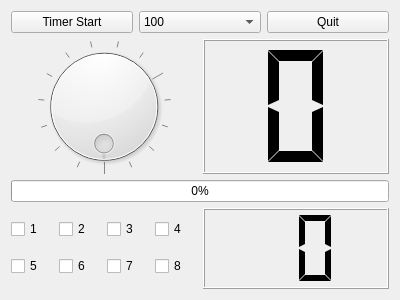
<?xml version="1.0" encoding="UTF-8"?>
<ui version="4.0">
 <class>Tab1DevControl</class>
 <widget class="QWidget" name="Tab1DevControl">
  <property name="geometry">
   <rect>
    <x>0</x>
    <y>0</y>
    <width>400</width>
    <height>300</height>
   </rect>
  </property>
  <property name="windowTitle">
   <string>Form</string>
  </property>
  <layout class="QVBoxLayout" name="verticalLayout_3">
   <item>
    <layout class="QVBoxLayout" name="verticalLayout_2" stretch="1,5,1,3">
     <item>
      <layout class="QHBoxLayout" name="horizontalLayout">
       <item>
        <widget class="QPushButton" name="pPBtimerStart">
         <property name="text">
          <string>Timer Start</string>
         </property>
         <property name="checkable">
          <bool>true</bool>
         </property>
        </widget>
       </item>
       <item>
        <widget class="QComboBox" name="pCBtimerValue">
         <item>
          <property name="text">
           <string>100</string>
          </property>
         </item>
         <item>
          <property name="text">
           <string>500</string>
          </property>
         </item>
         <item>
          <property name="text">
           <string>1000</string>
          </property>
         </item>
         <item>
          <property name="text">
           <string>2000</string>
          </property>
         </item>
        </widget>
       </item>
       <item>
        <widget class="QPushButton" name="pPBappQuit">
         <property name="text">
          <string>Quit</string>
         </property>
        </widget>
       </item>
      </layout>
     </item>
     <item>
      <layout class="QHBoxLayout" name="horizontalLayout_2">
       <item>
        <widget class="QDial" name="pDialLed">
         <property name="maximum">
          <number>15</number>
         </property>
         <property name="wrapping">
          <bool>true</bool>
         </property>
         <property name="notchesVisible">
          <bool>true</bool>
         </property>
        </widget>
       </item>
       <item>
        <widget class="QLCDNumber" name="pLcdNumberLed">
         <property name="digitCount">
          <number>1</number>
         </property>
         <property name="mode">
          <enum>QLCDNumber::Hex</enum>
         </property>
         <property name="segmentStyle">
          <enum>QLCDNumber::Flat</enum>
         </property>
        </widget>
       </item>
      </layout>
     </item>
     <item>
      <layout class="QHBoxLayout" name="horizontalLayout_3">
       <item>
        <widget class="QProgressBar" name="pProgressBarLed">
         <property name="maximum">
          <number>15</number>
         </property>
         <property name="value">
          <number>0</number>
         </property>
         <property name="textVisible">
          <bool>true</bool>
         </property>
        </widget>
       </item>
      </layout>
     </item>
     <item>
      <layout class="QHBoxLayout" name="horizontalLayout_6" stretch="5,5">
       <item>
        <layout class="QVBoxLayout" name="verticalLayout">
         <item>
          <layout class="QHBoxLayout" name="horizontalLayout_4">
           <item>
            <widget class="QCheckBox" name="pCBkey1">
             <property name="text">
              <string>1</string>
             </property>
             <property name="checked">
              <bool>false</bool>
             </property>
            </widget>
           </item>
           <item>
            <widget class="QCheckBox" name="pCBkey2">
             <property name="text">
              <string>2</string>
             </property>
            </widget>
           </item>
           <item>
            <widget class="QCheckBox" name="pCBkey3">
             <property name="text">
              <string>3</string>
             </property>
            </widget>
           </item>
           <item>
            <widget class="QCheckBox" name="pCBkey4">
             <property name="text">
              <string>4</string>
             </property>
            </widget>
           </item>
          </layout>
         </item>
         <item>
          <layout class="QHBoxLayout" name="horizontalLayout_5">
           <item>
            <widget class="QCheckBox" name="pCBkey5">
             <property name="text">
              <string>5</string>
             </property>
            </widget>
           </item>
           <item>
            <widget class="QCheckBox" name="pCBkey6">
             <property name="text">
              <string>6</string>
             </property>
            </widget>
           </item>
           <item>
            <widget class="QCheckBox" name="pCBkey7">
             <property name="text">
              <string>7</string>
             </property>
            </widget>
           </item>
           <item>
            <widget class="QCheckBox" name="pCBkey8">
             <property name="text">
              <string>8</string>
             </property>
            </widget>
           </item>
          </layout>
         </item>
        </layout>
       </item>
       <item>
        <widget class="QLCDNumber" name="pLcdNumberKey">
         <property name="digitCount">
          <number>2</number>
         </property>
         <property name="mode">
          <enum>QLCDNumber::Hex</enum>
         </property>
         <property name="segmentStyle">
          <enum>QLCDNumber::Flat</enum>
         </property>
        </widget>
       </item>
      </layout>
     </item>
    </layout>
   </item>
  </layout>
 </widget>
 <resources/>
 <connections>
  <connection>
   <sender>pDialLed</sender>
   <signal>valueChanged(int)</signal>
   <receiver>pLcdNumberLed</receiver>
   <slot>display(int)</slot>
   <hints>
    <hint type="sourcelabel">
     <x>185</x>
     <y>88</y>
    </hint>
    <hint type="destinationlabel">
     <x>260</x>
     <y>99</y>
    </hint>
   </hints>
  </connection>
 </connections>
</ui>
